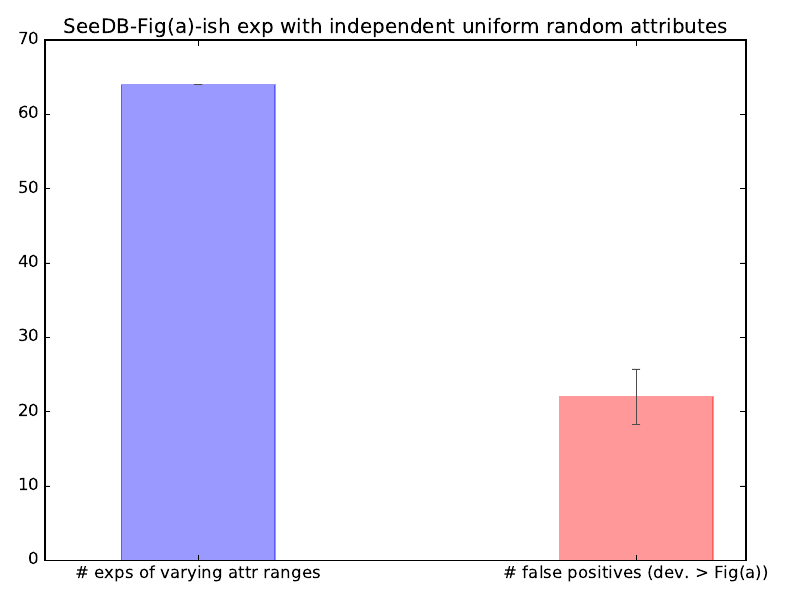

This figure's Python source:
#!/usr/bin/env python

from math import sqrt
import matplotlib.pyplot as plt
import numpy as np
from matplotlib.backends.backend_pdf import PdfPages


def avg_of(xs):
    return float(sum(xs)) / float(len(xs))


def std_of(xs):
    avg = avg_of(xs)
    return sqrt(sum(map(lambda x: pow(x - avg, 2), xs)))


def main():
    seedb_fig1a_dist = 0.296985
    all_n_exps = []
    all_n_false_pos = []

    for path in ['output.raw.1', 'output.raw.2', 'output.raw.3', 'output.raw.4']:
        with open(path, 'r') as file:
            n_exps = 0
            n_false_pos = 0
            for line in file:
                if line.startswith('dist:'):
                    #dist: 0.0054777
                    n_exps += 1
                    dist = float(line.strip().split(' ')[1])
                    if dist >= seedb_fig1a_dist:
                        n_false_pos += 1

            all_n_exps.append(n_exps)
            all_n_false_pos.append(n_false_pos)

    avg_n_exps = avg_of(all_n_exps)
    std_n_exps = std_of(all_n_exps)

    avg_n_false_pos = avg_of(all_n_false_pos)
    std_n_false_pos = std_of(all_n_false_pos)

    opacity = 0.4
    bar_width = 0.35
    error_config = {'ecolor': '0.3'}

    n_bars = 2
    index = np.arange(n_bars)
    barlist = plt.bar(index + bar_width / 2.0, [avg_n_exps, avg_n_false_pos], bar_width,
            alpha=opacity, yerr=[std_n_exps, std_n_false_pos], error_kw=error_config)
    barlist[0].set_color('b')
    barlist[1].set_color('r')

    plt.xticks(index + bar_width, ['# exps of varying attr ranges', '# false positives (dev. > Fig(a))'])
    plt.title('SeeDB-Fig(a)-ish exp with independent uniform random attributes')

    plt.tight_layout()

    #plt.show()
    pp = PdfPages('exp.pdf')
    plt.savefig(pp, format='pdf')
    pp.close()



if __name__ == '__main__':
    main()
